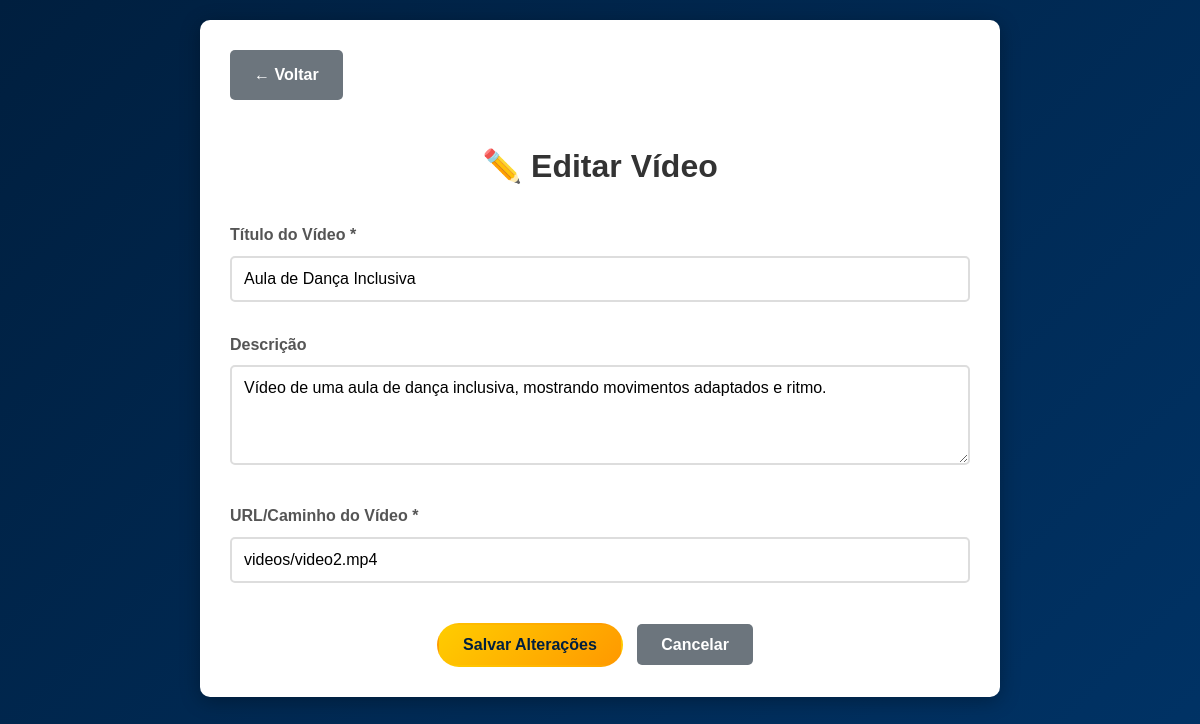
Page /editar_video.php?id=2 (signed in) on the committed database.
### tables this page shows
CREATE TABLE IF NOT EXISTS videos (
  id INT AUTO_INCREMENT PRIMARY KEY,
  titulo VARCHAR(255) NOT NULL,
  descricao TEXT DEFAULT NULL,
  src VARCHAR(255) NOT NULL,
  created_at TIMESTAMP DEFAULT CURRENT_TIMESTAMP
);

### editar_video.php (the view, shortened to what this page needs)
<?php
$conn = getDbConnection();
$id = isset($_GET['id']) ? intval($_GET['id']) : 0;
$stmt = $conn->prepare("SELECT id, titulo, descricao, src FROM videos WHERE id = ?");
$stmt->bind_param("i", $id);
$stmt->execute();
$result = $stmt->get_result();
$video = $result->fetch_assoc();
?>
<!DOCTYPE html>
<html lang="pt-BR">
<head>
    <link rel="stylesheet" href="style.css">
</head>
<body>
    <div class="container">
        <a href="admin_videos.php" class="back-btn">← Voltar</a>
        <h1>✏️ Editar Vídeo</h1>
        <form method="POST">
            <div class="form-group">
                <label for="titulo">Título do Vídeo *</label>
                <input type="text" id="titulo" name="titulo" value="<?php echo htmlspecialchars($video['titulo']); ?>" required>
            </div>
            <div class="form-group">
                <label for="descricao">Descrição</label>
                <textarea id="descricao" name="descricao" rows="4"><?php echo htmlspecialchars($video['descricao'] ?? ''); ?></textarea>
            </div>
            <div class="form-group">
                <label for="src">URL/Caminho do Vídeo *</label>
                <input type="text" id="src" name="src" value="<?php echo htmlspecialchars($video['src']); ?>" required>
            </div>
            <div class="button-group">
                <button type="submit" class="btn btn-primary">Salvar Alterações</button>
                <a href="admin_videos.php" class="btn btn-secondary">Cancelar</a>
            </div>
        </form>
    </div>
</body>
</html>

### style.css (style rules this page uses)
* { box-sizing: border-box; }
html, body { margin: 0; padding: 0; font-family: Arial, sans-serif; }
body { line-height: 1.6; color: #fff; background-color: #001f3f; transition: all 0.3s ease; }
.btn-nav, button[type="submit"] { display: inline-flex; align-items: center; justify-content: center; padding: 10px 24px; min-height: 44px; min-width: 140px; background: linear-gradient(135deg, #ffcc00, #ff9900); color: #001f3f; text-decoration: none; font-weight: bold; border-radius: 999px; border: 2px solid transparent; cursor: pointer; transition: transform 0.2s, box-shadow 0.2s; font-size: 1rem; }
html, body { height: 100%; }
input, textarea, select { width: 100%; padding: 10px; border-radius: 5px; border: 1px solid #ccc; margin-bottom: 10px; font-size: 1rem; }

### editar_video.php (style rules this page uses)
body { font-family: 'Lexend', sans-serif; background: linear-gradient(135deg, #001f3f, #003366); min-height: 100vh; padding: 20px; }
.container { max-width: 800px; margin: 0 auto; background: white; border-radius: 10px; padding: 30px; box-shadow: 0 4px 20px rgba(0,0,0,0.3); }
h1 { color: #333; text-align: center; margin-bottom: 30px; }
.form-group { margin-bottom: 20px; }
.form-group label { display: block; margin-bottom: 8px; color: #555; font-weight: bold; }
.form-group input, .form-group textarea { width: 100%; padding: 12px; border: 2px solid #ddd; border-radius: 5px; font-size: 1rem; box-sizing: border-box; font-family: 'Lexend', sans-serif; }
.btn { padding: 12px 24px; border: none; border-radius: 5px; font-weight: bold; cursor: pointer; font-size: 1rem; transition: 0.3s; margin-right: 10px; }
.btn-primary { background: #ec1313; color: white; }
.btn-secondary { background: #6c757d; color: white; text-decoration: none; }
.button-group { text-align: center; margin-top: 30px; }
.back-btn { display: inline-block; padding: 12px 24px; background: #6c757d; color: white; text-decoration: none; border-radius: 5px; font-weight: bold; margin-bottom: 20px; }

### rows in the picture
videos: titulo "Aula de Dança Inclusiva", descricao "Vídeo de uma aula de dança inclusiva, mostrando movimentos adaptados e ritmo.", src "videos/video2.mp4"
